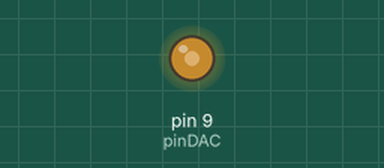
This sketch was run on a simulated Arduino Uno, built with avr-gcc and run on an emulated ATmega328P. Shown: output pins drawn as LEDs (lit = HIGH).

Above: at 0.1 s.
Timing chart, 0 to 1.6 s (numbered marks = the images above):
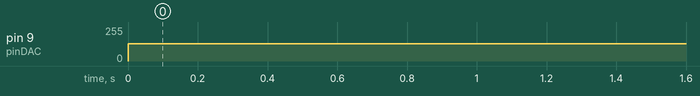

Measured:
- by itself, pin 9 (pinDAC): 0/255 → 128/255 at 0.00 s

The sketch:

2__Conversi_n_Digital-Analogica.ino
```cpp
const int pinDAC=9;
void setup() {
  pinMode(pinDAC,OUTPUT);
}
void loop() {
  int valorDAC=128;
  analogWrite(pinDAC,valorDAC);
  delay(500);
}
```
